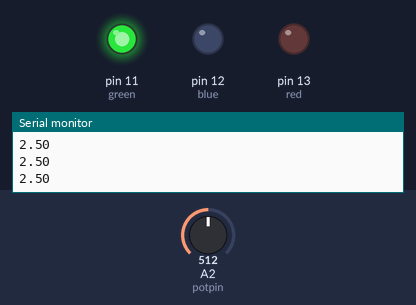
Recording of a sketch running on a simulated Arduino Uno, built with avr-gcc and run on an emulated ATmega328P. Shown: output pins drawn as LEDs (lit = HIGH), the last lines printed to the serial monitor. Inputs (shaded band) come from the test bench; at power-on: A2 (potpin) = 512.

Above: at 1.2 s.
1.3 s: A2 (potpin) set to 596
2.8 s: A2 (potpin) set to 626
At 3.6 s:
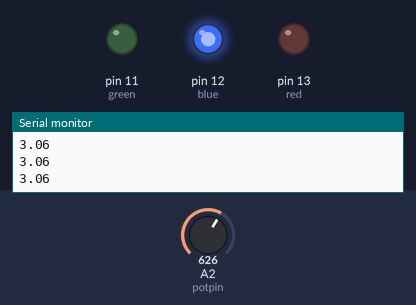
4.3 s: A2 (potpin) set to 810
5.8 s: A2 (potpin) set to 837
At 6.3 s:
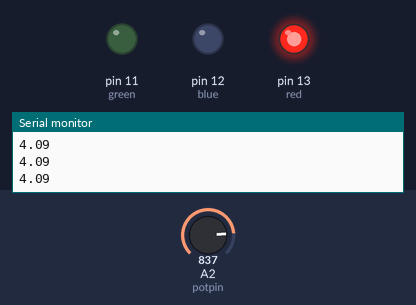
7.3 s: A2 (potpin) set to 716
At 8.1 s:
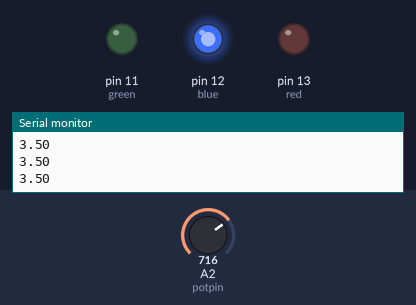
8.8 s: A2 (potpin) set to 900
At 9.8 s:
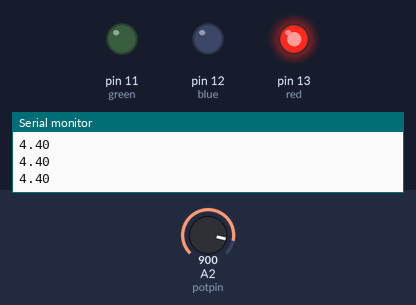
Timing chart, 0 to 11.3 s (numbered marks = the images above; inputs shaded):
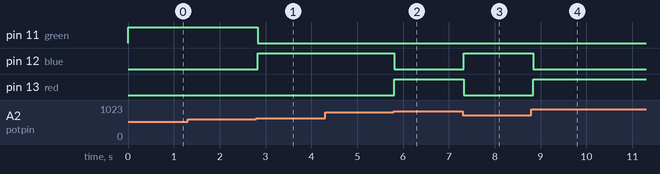

The sketch:

sketch_sep3a.ino
```cpp
int potpin=A2;
int rval;
float V2;
int wt=50;

int red=13;
int blue=12;
int green=11;

void setup() {
pinMode(potpin,INPUT);
pinMode(red,OUTPUT);
pinMode(blue,OUTPUT);
pinMode(green,OUTPUT);
Serial.begin(9600);

}

void loop() {
rval=analogRead(potpin);
V2=(5./1023.)*rval;

Serial.println(V2);

if (V2>4.0){
  digitalWrite(red,HIGH);
  digitalWrite(blue,LOW);
  digitalWrite(green,LOW);
}
if (V2<4.0 && V2>3.0){
  digitalWrite(red,LOW);
  digitalWrite(blue,HIGH);
  digitalWrite(green,LOW);
}
if (V2<3.0){
  digitalWrite(red,LOW);
  digitalWrite(blue,LOW);
  digitalWrite(green,HIGH);
}
delay(wt);
}
```

Measured:
- the behaviour switches between 613 and 614 on A2 (potpin) (found by bisection; images 0 and 1)
- the behaviour switches between 818 and 819 on A2 (potpin) (found by bisection; images 1 and 2)
- after the input at 2.8 s, pin 11 (green): HIGH → LOW at once; pin 12 (blue): LOW → HIGH at once
- after the input at 5.8 s, pin 12 (blue): HIGH → LOW at once; pin 13 (red): LOW → HIGH at once
- after the input at 7.3 s, pin 12 (blue): LOW → HIGH at once; pin 13 (red): HIGH → LOW at once
- after the input at 8.8 s, pin 12 (blue): HIGH → LOW at once; pin 13 (red): LOW → HIGH at once
